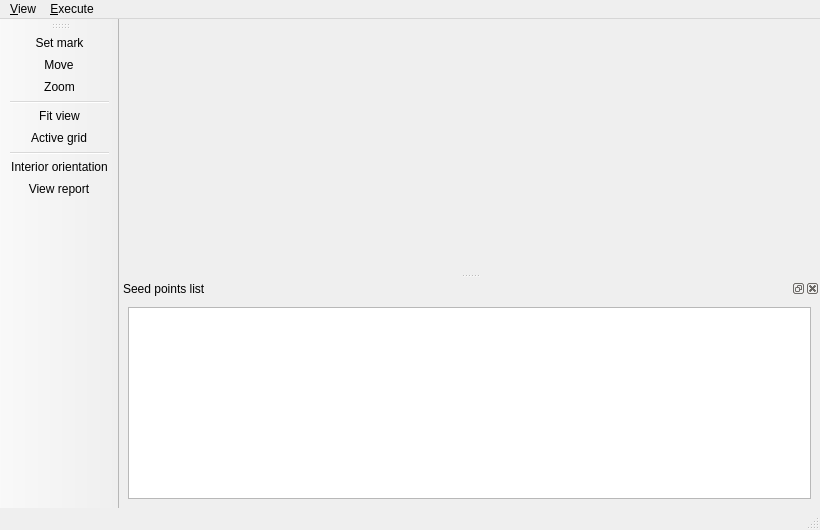
<?xml version="1.0" encoding="UTF-8"?>
<ui version="4.0">
 <class>IOMainWindow</class>
 <widget class="QMainWindow" name="IOMainWindow">
  <property name="geometry">
   <rect>
    <x>0</x>
    <y>0</y>
    <width>820</width>
    <height>530</height>
   </rect>
  </property>
  <property name="windowTitle">
   <string>Seed Editor</string>
  </property>
  <property name="windowIcon">
   <iconset resource="../resource/resource.qrc">
    <normaloff>:/icon/WindowIcon.png</normaloff>:/icon/WindowIcon.png</iconset>
  </property>
  <widget class="QWidget" name="centralwidget">
   <layout class="QGridLayout"/>
  </widget>
  <widget class="QStatusBar" name="statusbar"/>
  <widget class="QMenuBar" name="menuBar">
   <property name="geometry">
    <rect>
     <x>0</x>
     <y>0</y>
     <width>820</width>
     <height>25</height>
    </rect>
   </property>
   <widget class="QMenu" name="menuView">
    <property name="title">
     <string>&amp;View</string>
    </property>
    <addaction name="actionSet_mark"/>
    <addaction name="actionMove"/>
    <addaction name="actionZoom"/>
    <addaction name="separator"/>
    <addaction name="actionFit_view"/>
    <addaction name="actionActive_grid"/>
   </widget>
   <widget class="QMenu" name="menuExecute">
    <property name="title">
     <string>&amp;Execute</string>
    </property>
    <addaction name="actionInterior_orientation"/>
    <addaction name="actionView_report"/>
   </widget>
   <addaction name="menuView"/>
   <addaction name="menuExecute"/>
  </widget>
  <widget class="QToolBar" name="toolBar">
   <property name="mouseTracking">
    <bool>false</bool>
   </property>
   <property name="windowTitle">
    <string>toolBar</string>
   </property>
   <property name="layoutDirection">
    <enum>Qt::LeftToRight</enum>
   </property>
   <property name="autoFillBackground">
    <bool>false</bool>
   </property>
   <property name="toolButtonStyle">
    <enum>Qt::ToolButtonIconOnly</enum>
   </property>
   <attribute name="toolBarArea">
    <enum>LeftToolBarArea</enum>
   </attribute>
   <attribute name="toolBarBreak">
    <bool>false</bool>
   </attribute>
   <addaction name="actionSet_mark"/>
   <addaction name="actionMove"/>
   <addaction name="actionZoom"/>
   <addaction name="separator"/>
   <addaction name="actionFit_view"/>
   <addaction name="actionActive_grid"/>
   <addaction name="separator"/>
   <addaction name="actionInterior_orientation"/>
   <addaction name="actionView_report"/>
  </widget>
  <widget class="QDockWidget" name="dockWidget">
   <property name="contextMenuPolicy">
    <enum>Qt::NoContextMenu</enum>
   </property>
   <property name="windowIcon">
    <iconset>
     <normaloff/>
    </iconset>
   </property>
   <property name="floating">
    <bool>false</bool>
   </property>
   <property name="features">
    <set>QDockWidget::AllDockWidgetFeatures</set>
   </property>
   <property name="windowTitle">
    <string>Seed points list</string>
   </property>
   <attribute name="dockWidgetArea">
    <number>8</number>
   </attribute>
   <widget class="QWidget" name="dockWidgetContents">
    <layout class="QGridLayout">
     <item row="0" column="0">
      <widget class="QTableView" name="table1"/>
     </item>
    </layout>
   </widget>
  </widget>
  <action name="actionZoom">
   <property name="checkable">
    <bool>true</bool>
   </property>
   <property name="icon">
    <iconset resource="../resource/resource.qrc">
     <normaloff>:/icon/find.png</normaloff>:/icon/find.png</iconset>
   </property>
   <property name="text">
    <string>&amp;Zoom</string>
   </property>
   <property name="shortcut">
    <string>Ctrl+Z</string>
   </property>
  </action>
  <action name="actionExit">
   <property name="icon">
    <iconset resource="../resource/resource.qrc">
     <normaloff>:/icon/exit2.png</normaloff>:/icon/exit2.png</iconset>
   </property>
   <property name="text">
    <string>&amp;Exit</string>
   </property>
   <property name="shortcut">
    <string>Ctrl+E</string>
   </property>
  </action>
  <action name="actionView_report">
   <property name="icon">
    <iconset resource="../resource/resource.qrc">
     <normaloff>:/icon/table.png</normaloff>:/icon/table.png</iconset>
   </property>
   <property name="text">
    <string>View &amp;report</string>
   </property>
   <property name="shortcut">
    <string>Ctrl+R</string>
   </property>
  </action>
  <action name="actionFit_view">
   <property name="icon">
    <iconset resource="../resource/resource.qrc">
     <normaloff>:/icon/fit.png</normaloff>:/icon/fit.png</iconset>
   </property>
   <property name="text">
    <string>Fit &amp;view</string>
   </property>
   <property name="shortcut">
    <string>Ctrl+V</string>
   </property>
  </action>
  <action name="actionSet_mark">
   <property name="checkable">
    <bool>true</bool>
   </property>
   <property name="icon">
    <iconset resource="../resource/resource.qrc">
     <normaloff>:/icon/mark.png</normaloff>:/icon/mark.png</iconset>
   </property>
   <property name="text">
    <string>&amp;Set mark</string>
   </property>
   <property name="iconText">
    <string>Set mark</string>
   </property>
   <property name="shortcut">
    <string>Ctrl+S</string>
   </property>
  </action>
  <action name="actionInterior_orientation">
   <property name="icon">
    <iconset resource="../resource/resource.qrc">
     <normaloff>:/icon/interior.ico</normaloff>:/icon/interior.ico</iconset>
   </property>
   <property name="text">
    <string>Interior &amp;orientation</string>
   </property>
   <property name="shortcut">
    <string>Ctrl+O</string>
   </property>
  </action>
  <action name="actionMove">
   <property name="checkable">
    <bool>true</bool>
   </property>
   <property name="icon">
    <iconset resource="../resource/resource.qrc">
     <normaloff>:/icon/move.png</normaloff>:/icon/move.png</iconset>
   </property>
   <property name="text">
    <string>&amp;Move</string>
   </property>
   <property name="shortcut">
    <string>Ctrl+M</string>
   </property>
  </action>
  <action name="actionActive_grid">
   <property name="icon">
    <iconset resource="../resource/resource.qrc">
     <normaloff>:/icon/grid.png</normaloff>:/icon/grid.png</iconset>
   </property>
   <property name="text">
    <string>&amp;Active grid</string>
   </property>
   <property name="iconText">
    <string>Active grid</string>
   </property>
   <property name="shortcut">
    <string>Ctrl+A</string>
   </property>
   <property name="visible">
    <bool>false</bool>
   </property>
  </action>
 </widget>
 <resources>
  <include location="../resource/resource.qrc"/>
 </resources>
 <connections/>
</ui>
